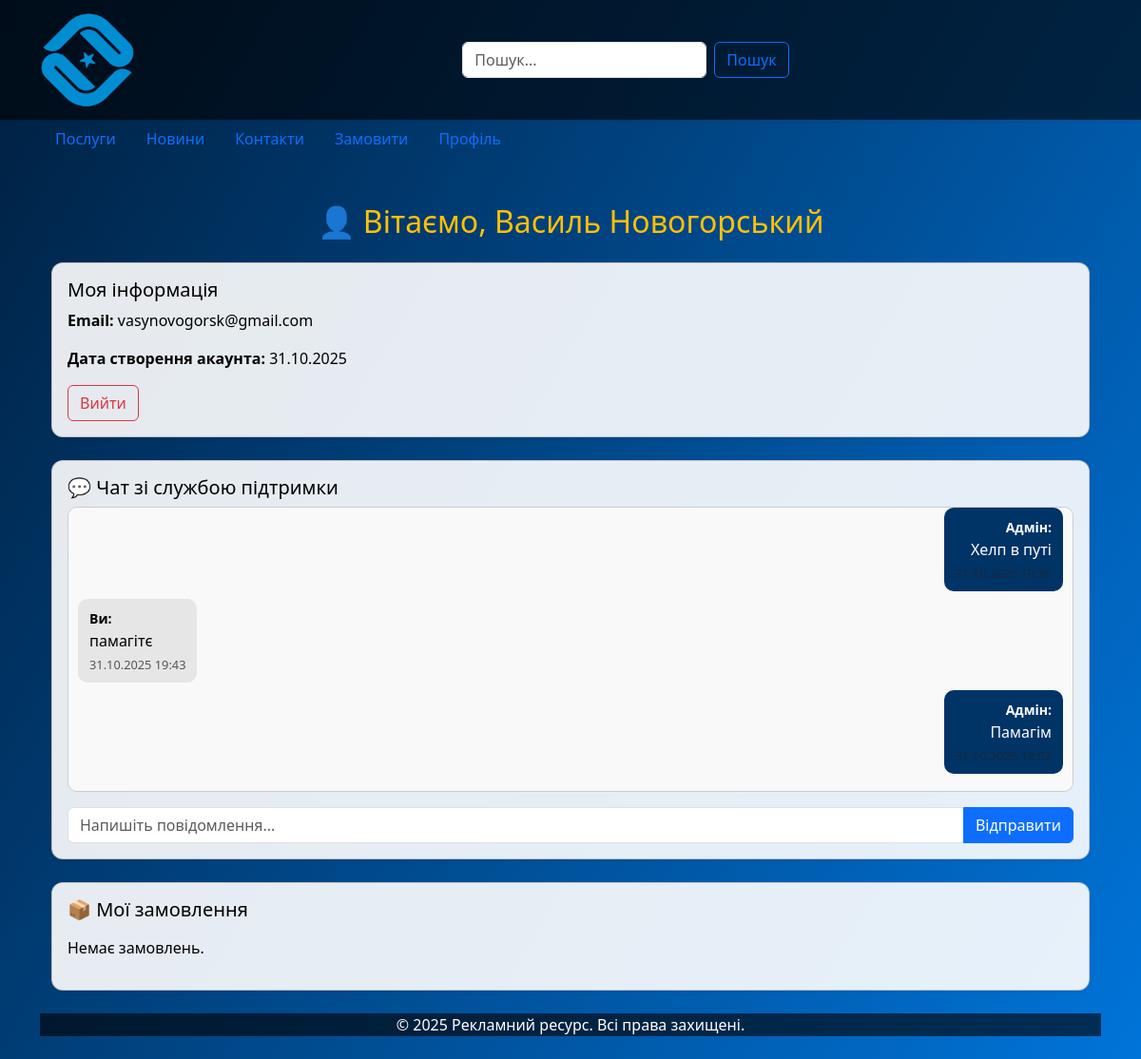
Page /profile/ (signed in) on the earlier database version.
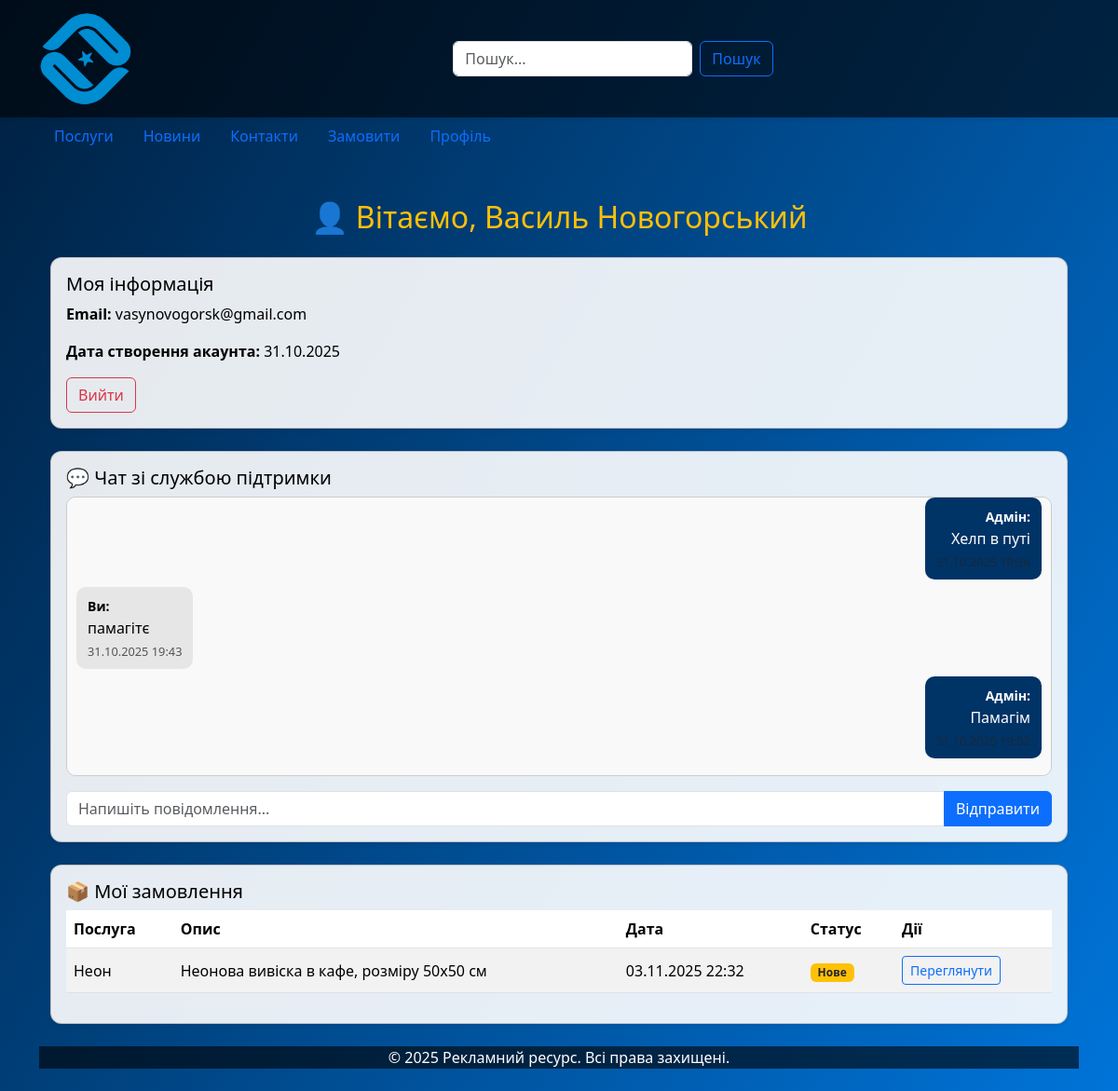
Same page on the later database version.
### main/models.py (models this page shows, shortened)
class SupportChat(models.Model):
    user = models.ForeignKey(User, on_delete=models.CASCADE, related_name='support_chat', verbose_name="Користувач")
    sender = models.ForeignKey(User, on_delete=models.CASCADE, related_name='sent_messages', verbose_name="Відправник")
    message = models.TextField(verbose_name="Повідомлення")
    created_at = models.DateTimeField(auto_now_add=True, verbose_name="Дата")
    is_admin = models.BooleanField(default=False, verbose_name="Від адміністратора")
    class Meta:
        verbose_name = "Повідомлення чату"
        verbose_name_plural = "Чат підтримки"
        ordering = ['created_at']

class ServiceOrder(models.Model):
    user = models.ForeignKey(User, on_delete=models.CASCADE, related_name="service_orders", verbose_name="Користувач")
    service = models.ForeignKey(Service, on_delete=models.CASCADE, verbose_name="Послуга")
    description = models.TextField(verbose_name="Додаткова інформація", blank=True, null=True)
    created_at = models.DateTimeField(auto_now_add=True, verbose_name="Дата замовлення")
    status = models.CharField(max_length=50, default="Нове", verbose_name="Статус")
    class Meta:
        verbose_name = "Замовлення послуги"
        verbose_name_plural = "Замовлення послуг"

class Service(models.Model):
    title = models.CharField(max_length=200, verbose_name="Назва послуги")
    description = models.TextField(verbose_name="Опис")
    image = models.ImageField(upload_to='services/', blank=True, null=True, verbose_name="Фото")
    class Meta:
        verbose_name = "Послуга"
        verbose_name_plural = "Послуги"

### main/views.py (the view, shortened to what this page needs)
# urls.py: path('profile/', views.profile_view, name='profile'),
@login_required
def profile_view(request):
    site_settings = get_site_settings()
    if request.user.is_staff:
        orders = ServiceOrder.objects.select_related('user', 'service').order_by('-created_at')
    else:
        orders = ServiceOrder.objects.filter(user=request.user).select_related('service').order_by('-created_at')
    chat_messages = SupportChat.objects.filter(user=request.user).order_by('created_at')
    return render(request, "profile.html", {
        "orders": orders,
        "chat_messages": chat_messages,
        "site_settings": site_settings,
    })

### main/views.py (called while the page is built)
def get_site_settings():
    settings = SiteSettings.objects.first()
    return settings

### main/templates/profile.html (shortened to what this page needs)
{% extends "base.html" %}
{% block content %}
<div class="container py-4">
  <h2 class="text-center text-warning mb-4">👤 Вітаємо, {{ request.user.first_name }} {{ request.user.last_name }}</h2>
  <div class="card shadow-sm mb-4">
    <div class="card-body">
      <h5 class="card-title">Моя інформація</h5>
      <p><strong>Email:</strong> {{ request.user.email }}</p>
      <p><strong>Дата створення акаунта:</strong> {{ request.user.date_joined|date:"d.m.Y" }}</p>
      <a href="{% url 'logout' %}" class="btn btn-outline-danger">Вийти</a>
    </div>
  </div>
  <div class="card shadow-sm mb-4">
    <div class="card-body">
      <h5 class="card-title">💬 Чат зі службою підтримки</h5>
      <div id="chat-box" style="height: 300px; overflow-y: auto; border: 1px solid #ccc; border-radius: 10px; padding: 10px; background: #f9f9f9;">
        {% for msg in chat_messages %}
          <div class="mb-2 {% if msg.is_admin %}text-end{% endif %}">
            <div style="display: inline-block; padding: 8px 12px; border-radius: 10px;
                        background-color: {% if msg.is_admin %}#003366; color: white;{% else %}#e6e6e6;{% endif %}">
              <small>
                {% if msg.is_admin %}<strong>Адмін:</strong>{% else %}<strong>Ви:</strong>{% endif %}
              </small>
              <div>{{ msg.message }}</div>
              <small class="text-muted" style="font-size: 0.8em;">{{ msg.created_at|date:"d.m.Y H:i" }}</small>
            </div>
          </div>
        {% empty %}
          <p>Поки що немає повідомлень.</p>
        {% endfor %}
      </div>
      <form method="post" class="mt-3">
        <div class="input-group">
          <input type="text" name="message" class="form-control" placeholder="Напишіть повідомлення..." required>
          <button class="btn btn-primary" type="submit">Відправити</button>
        </div>
      </form>
    </div>
  </div>
<div class="card shadow-sm mt-4">
  <div class="card-body">
    {% if request.user.is_staff %}
      <h5 class="card-title">📋 Усі замовлення користувачів</h5>
    {% else %}
      <h5 class="card-title">📦 Мої замовлення</h5>
    {% endif %}
    {% if orders %}
      <div class="table-responsive">
        <table class="table table-striped align-middle">
          <thead>
            <tr>
              <th>Послуга</th>
              <th>Опис</th>
              <th>Дата</th>
              <th>Статус</th>
              <th>Дії</th>
            </tr>
          </thead>
          <tbody>
            {% for o in orders %}
              <tr>
                <td>{{ o.service.title }}</td>
                <td>{{ o.description|default:"—" }}</td>
                <td>{{ o.created_at|date:"d.m.Y H:i" }}</td>
                <td>
                  <span class="badge {% if o.status == 'Нове' %}bg-warning text-dark{% elif o.status == 'В роботі' %}bg-info{% else %}bg-success{% endif %}">
                    {{ o.status }}
                  </span>
                </td>
                <td>
                  <a href="{% url 'admin_order_detail' o.id %}" class="btn btn-sm btn-outline-primary">
                    Переглянути
                  </a>
                </td>
              </tr>
            {% endfor %}
          </tbody>
        </table>
      </div>
    {% else %}
      <p class="mt-3">Немає замовлень.</p>
    {% endif %}
  </div>
</div>
{% endblock %}

Differences in the rows shown:
added ServiceOrder: service "Неон", description "Неонова вивіска в кафе, розміру 50х50 см", created_at "03.11.2025 22:32", status "Нове"
Other differences:
text no longer shown: "Немає замовлень."
text now shown: "Послуга Опис Дата Статус Дії"
